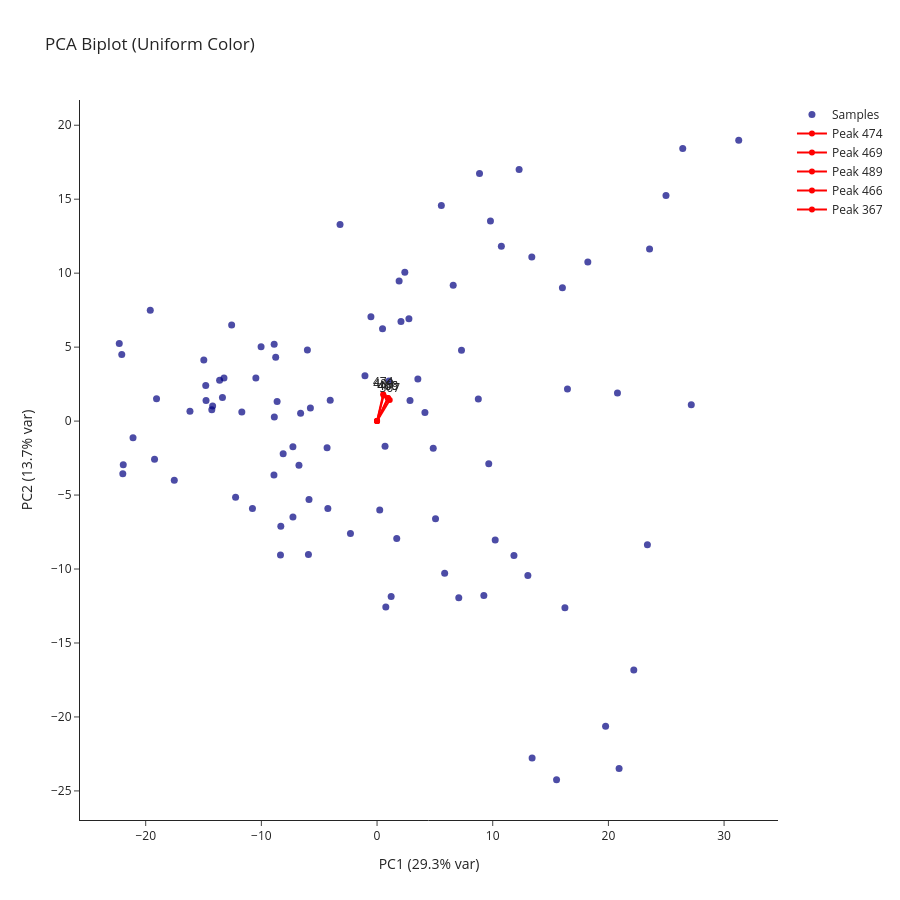

Notebook code for this chart:
### Markdown cell above
# PCA

### Code cell
import importlib
import datapreparation_module
importlib.reload(datapreparation_module)
from datapreparation_module import perform_pca_interactive_biplot

pca_results = perform_pca_interactive_biplot(samples_with_variety, feature_col="Log10_normalized", point_color="navy")


scores_df = pca_results["scores_df"]
loadings_df = pca_results["loadings_df"]

### Figure 1 — Plotly figure (JSON) as saved in the notebook; plotly's stock layout.template omitted (floating-point values rounded to 4 significant figures)
{"data": [{"marker": {"color": "navy", "opacity": 0.7, "size": 7}, "mode": "markers", "name": "Samples", "text": ["S96_10_B2_D20_T1", "S96_11_B2_D15_T1", "S96_12_B2_D19_T1", "S96_13_B2_D14_T1", "S96_14_B2_D15_T1", "S96_15_B2_D12_T1", "S96_16_B2_D13_T1", "S96_17_B2_D16_T1", "S96_18_B2_D19_T1", "S96_19_B2_D19_T1", "S96_1_B2_D18_T1", "S96_20_B2_D15_T1", "S96_21_B2_D20_T1", "S96_22_B2_D12_T1", "S96_23_B2_D13_T1", "S96_24_B2_D14_T1", "S96_25_B2_D15_T1", "S96_26_B2_D16_T1", "S96_27_B2_D17_T1", "S96_28_B2_D17_T1", "S96_29_B2_D18_T1", "S96_2_B2_D12_T1", "S96_30_B2_D16_T1", "S96_31_B2_D16_T1", "S96_32_B2_D18_T1", "S96_33_B2_D11_T1", "S96_34_B2_D19_T1", "S96_35_B2_D20_T1", "S96_36_B2_D15_T1", "S96_37_B2_D15_T1", "S96_38_B2_D19_T1", "S96_39_B2_D14_T1", "S96_3_B2_D11_T1", "S96_40_B2_D17_T1", "S96_41_B2_D19_T1", "S96_42_B2_D12_T1", "S96_43_B2_D18_T1", "S96_44_B2_D16_T1", "S96_45_B2_D16_T1", "S96_46_B2_D12_T1", "S96_47_B2_D19_T1", "S96_48_B2_D17_T1", "S96_49_B2_D20_T1", "S96_4_B2_D17_T1", "S96_50_B2_D16_T1", "S96_51_B2_D11_T1", "S96_52_B2_D15_T1", "S96_53_B2_D12_T1", "S96_54_B2_D13_T1", "S96_55_B2_D19_T1", "S96_56_B2_D13_T1", "S96_57_B2_D13_T1", "S96_58_B2_D15_T1", "S96_59_B2_D11_T1", "S96_5_B2_D11_T1", "S96_60_B2_D19_T1", "S96_61_B2_D20_T1", "S96_62_B2_D19_T1", "S96_63_B2_D18_T1", "S96_64_B2_D20_T1", "S96_65_B2_D14_T1", "S96_66_B2_D20_T1", "S96_67_B2_D20_T1", "S96_68_B2_D15_T1", "S96_69_B2_D17_T1", "S96_6_B2_D11_T1", "S96_70_B2_D11_T1", "S96_70_B2_D11_T2", "S96_71_B2_D12_T1", "S96_72_B2_D12_T1", "S96_73_B2_D13_T1", "S96_74_B2_D18_T1", "S96_75_B2_D16_T1", "S96_76_B2_D16_T1", "S96_77_B2_D13_T1", "S96_78_B2_D17_T1", "S96_79_B2_D14_T1", "S96_7_B2_D18_T1", "S96_80_B2_D11_T1", "S96_81_B2_D18_T1", "S96_82_B2_D18_T1", "S96_83_B2_D14_T1", "S96_84_B2_D14_T1", "S96_85_B2_D17_T1", "S96_86_B2_D18_T1", "S96_87_B2_D17_T1", "S96_88_B2_D11_T1", "S96_89_B2_D13_T1", "S96_8_B2_D14_T1", "S96_90_B2_D13_T1", "S96_91_B2_D20_T1", "S96_92_B2_D13_T1", "S96_93_B2_D14_T1", "S96_94_B2_D12_T1", "S96_9_B2_D11_T1"], "type": "scatter", "x": [0.2316, -14.78, 10.21, -22.07, -8.881, 26.43, -1.047, 3.526, -5.883, 20.92, 5.845, -21.1, -2.3, -19.06, 1.029, 12.28, -16.17, -5.762, 2.755, -17.53, -8.348, -11.69, 16.46, 20.78, 13.04, -14.81, 11.83, 5.055, -10.03, 7.3, 13.4, 5.558, -13.23, -19.23, 19.76, -7.273, 9.231, -6.751, -4.32, -14.98, 0.7571, -21.98, -10.77, 2.4, 8.754, 31.27, 13.38, -8.116, 23.56, 15.52, 16.02, -13.36, -6.608, 6.583, -12.57, 1.219, -7.271, 23.37, -5.932, 0.6902, -22.28, 1.702, -4.253, -13.61, -8.913, 1.908, 0.4742, 9.803, -0.5291, -14.21, -14.28, 7.065, 9.655, 4.857, 2.849, -21.94, -19.61, -8.319, -6.022, 22.19, 16.24, -3.2, 8.857, -8.894, 27.16, 2.068, -8.639, -4.049, -10.48, 24.98, -12.23, 4.138, -8.763, 18.22, 10.75], "y": [-6.004, 1.391, -8.043, 4.495, 0.2842, 18.43, 3.066, 2.849, -5.308, -23.49, -10.28, -1.131, -7.602, 1.508, 2.715, 17.01, 0.6594, 0.8787, 6.912, -3.993, -9.057, 0.6174, 2.174, 1.902, -10.44, 2.399, -9.088, -6.603, 5.029, 4.783, -22.78, 14.58, 2.917, -2.574, -20.63, -1.733, -11.79, -2.993, -1.796, 4.131, -12.57, -3.562, -5.911, 10.06, 1.5, 18.98, 11.09, -2.212, 11.64, -24.24, 9.013, 1.604, 0.5266, 9.177, 6.497, -11.85, -6.489, -8.353, -9.018, -1.701, 5.248, -7.93, -5.91, 2.763, -3.652, 9.465, 6.25, 13.52, 7.051, 1.013, 0.7669, -11.93, -2.879, -1.842, 1.392, -2.958, 7.5, -7.103, 4.799, -16.83, -12.61, 13.3, 16.74, 5.196, 1.108, 6.735, 1.318, 1.403, 2.911, 15.26, -5.147, 0.5797, 4.32, 10.76, 11.82]}, {"hovertext": "PC1: 0.027, PC2: 0.091", "line": {"color": "red", "width": 2}, "marker": {"color": "red", "size": 6}, "mode": "lines+markers+text", "name": "Peak 474", "text": [null, "474"], "textposition": "top center", "type": "scatter", "x": [0, 0.5303], "y": [0, 1.819]}, {"hovertext": "PC1: 0.048, PC2: 0.078", "line": {"color": "red", "width": 2}, "marker": {"color": "red", "size": 6}, "mode": "lines+markers+text", "name": "Peak 469", "text": [null, "469"], "textposition": "top center", "type": "scatter", "x": [0, 0.9576], "y": [0, 1.558]}, {"hovertext": "PC1: 0.028, PC2: 0.087", "line": {"color": "red", "width": 2}, "marker": {"color": "red", "size": 6}, "mode": "lines+markers+text", "name": "Peak 489", "text": [null, "489"], "textposition": "top center", "type": "scatter", "x": [0, 0.5681], "y": [0, 1.735]}, {"hovertext": "PC1: 0.046, PC2: 0.078", "line": {"color": "red", "width": 2}, "marker": {"color": "red", "size": 6}, "mode": "lines+markers+text", "name": "Peak 466", "text": [null, "466"], "textposition": "top center", "type": "scatter", "x": [0, 0.9226], "y": [0, 1.554]}, {"hovertext": "PC1: 0.055, PC2: 0.071", "line": {"color": "red", "width": 2}, "marker": {"color": "red", "size": 6}, "mode": "lines+markers+text", "name": "Peak 367", "text": [null, "367"], "textposition": "top center", "type": "scatter", "x": [0, 1.096], "y": [0, 1.422]}], "layout": {"height": 900, "shapes": [{"line": {"color": "gray", "dash": "dash"}, "type": "line", "x0": -22.28, "x1": 31.27, "y0": 0, "y1": 0}, {"line": {"color": "gray", "dash": "dash"}, "type": "line", "x0": 0, "x1": 0, "y0": -24.24, "y1": 18.98}], "title": {"text": "PCA Biplot (Uniform Color)"}, "width": 900, "xaxis": {"title": {"text": "PC1 (29.3% var)"}}, "yaxis": {"title": {"text": "PC2 (13.7% var)"}}}}
